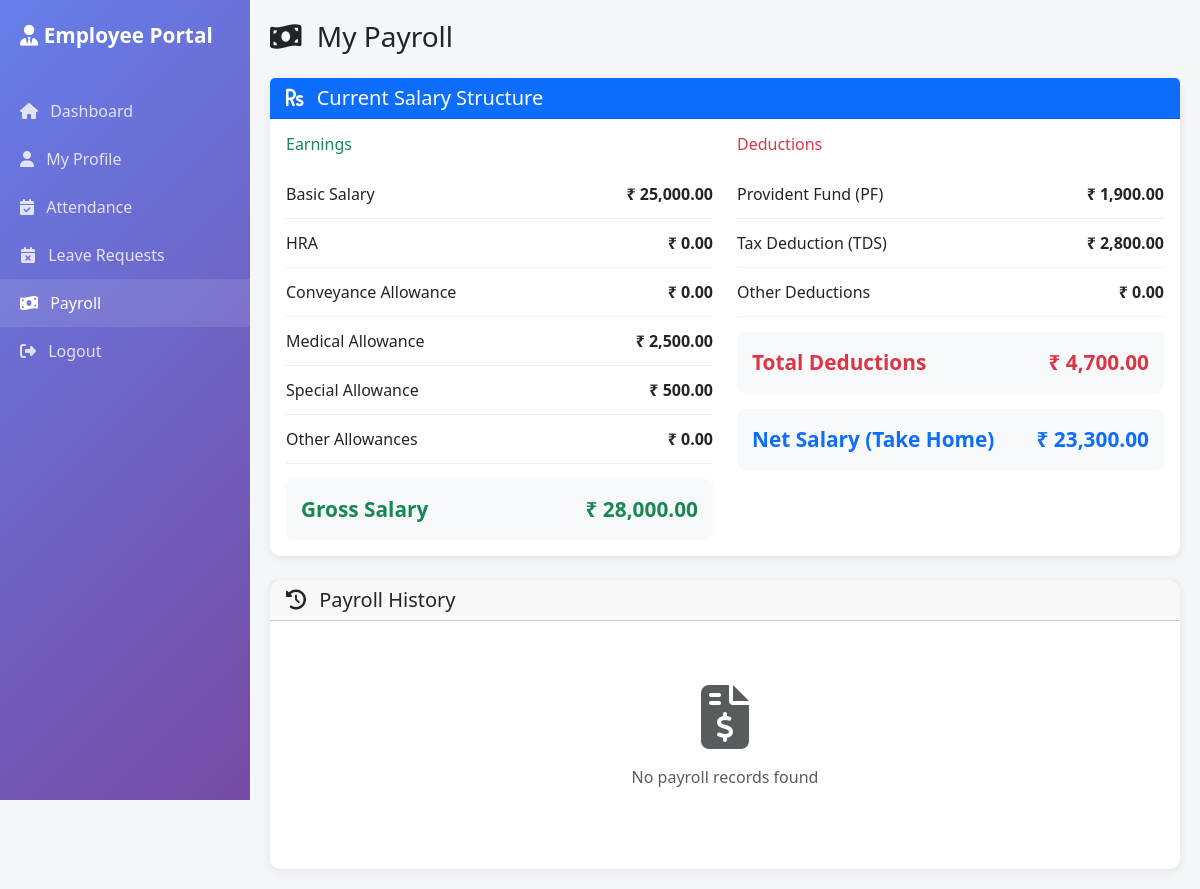
The app's page /employee/payroll.php (signed in) with its own data.
### tables this page shows
CREATE TABLE `salary_structure` (
  `id` int(11) NOT NULL,
  `employee_id` int(11) NOT NULL,
  `basic_salary` decimal(10,2) NOT NULL DEFAULT 0.00,
  `hra` decimal(10,2) DEFAULT 0.00,
  `conveyance_allowance` decimal(10,2) DEFAULT 0.00,
  `medical_allowance` decimal(10,2) DEFAULT 0.00,
  `special_allowance` decimal(10,2) DEFAULT 0.00,
  `other_allowances` decimal(10,2) DEFAULT 0.00,
  `pf_deduction` decimal(10,2) DEFAULT 0.00,
  `tax_deduction` decimal(10,2) DEFAULT 0.00,
  `other_deductions` decimal(10,2) DEFAULT 0.00,
  `gross_salary` decimal(10,2) GENERATED ALWAYS AS (`basic_salary` + `hra` + `conveyance_allowance` + `medical_allowance` + `special_allowance` + `other_allowances`) STORED,
  `total_deductions` decimal(10,2) GENERATED ALWAYS AS (`pf_deduction` + `tax_deduction` + `other_deductions`) STORED,
  `net_salary` decimal(10,2) GENERATED ALWAYS AS (`basic_salary` + `hra` + `conveyance_allowance` + `medical_allowance` + `special_allowance` + `other_allowances` - `pf_deduction` - `tax_deduction` - `other_deductions`) STORED,
  `effective_from` date NOT NULL,
  `created_at` timestamp NOT NULL DEFAULT current_timestamp(),
  `updated_at` timestamp NOT NULL DEFAULT current_timestamp() ON UPDATE current_timestamp()
);

### config/db.php (called while the page is built, shortened)
<?php
function formatCurrency($amount) {
    return '₹ ' . number_format((float)$amount, 2);
}
?>

### employee/payroll.php (the view, shortened to what this page needs)
<?php
require_once '../config/db.php';
$db = getDB();
$employeeId = getCurrentEmployeeId();
try {
    $stmt = $db->prepare("
        SELECT * FROM payroll
        WHERE employee_id = ?
        ORDER BY pay_period_year DESC, pay_period_month DESC
    ");
    $stmt->execute([$employeeId]);
    $payrollRecords = $stmt->fetchAll();
    $stmt = $db->prepare("
        SELECT * FROM salary_structure WHERE employee_id = ?
    ");
    $stmt->execute([$employeeId]);
    $salaryStructure = $stmt->fetch();
} catch(PDOException $e) {
    error_log($e->getMessage());
    $payrollRecords = [];
    $salaryStructure = null;
}
?>
<!DOCTYPE html>
<html lang="en">
<head>
    <link href="https://cdn.jsdelivr.net/npm/bootstrap@5.3.0/dist/css/bootstrap.min.css" rel="stylesheet">
    <link rel="stylesheet" href="https://cdnjs.cloudflare.com/ajax/libs/font-awesome/6.4.0/css/all.min.css">
</head>
<body>
    <div class="sidebar">
        <div class="logo"><i class="fas fa-user-tie"></i> Employee Portal</div>
        <nav class="nav flex-column mt-3">
            <a class="nav-link" href="dashboard.php"><i class="fas fa-home me-2"></i> Dashboard</a>
            <a class="nav-link" href="profile.php"><i class="fas fa-user me-2"></i> My Profile</a>
            <a class="nav-link" href="attendance.php"><i class="fas fa-calendar-check me-2"></i> Attendance</a>
            <a class="nav-link" href="leave.php"><i class="fas fa-calendar-times me-2"></i> Leave Requests</a>
            <a class="nav-link active" href="payroll.php"><i class="fas fa-money-bill-wave me-2"></i> Payroll</a>
            <a class="nav-link" href="../auth/logout.php"><i class="fas fa-sign-out-alt me-2"></i> Logout</a>
        </nav>
    </div>
    <div class="main-content">
        <h3 class="mb-4"><i class="fas fa-money-bill-wave me-2"></i> My Payroll</h3>
        <?php if ($salaryStructure): ?>
        <div class="row mb-4">
            <div class="col-md-12">
                <div class="card">
                    <div class="card-header bg-primary text-white">
                        <h5 class="mb-0"><i class="fas fa-rupee-sign me-2"></i> Current Salary Structure</h5>
                    </div>
                    <div class="card-body">
                        <div class="row">
                            <div class="col-md-6">
                                <h6 class="text-success mb-3">Earnings</h6>
                                <div class="breakdown-item">
                                    <span>Basic Salary</span>
                                    <strong><?php echo formatCurrency($salaryStructure['basic_salary']); ?></strong>
                                </div>
                                <div class="breakdown-item">
                                    <span>HRA</span>
                                    <strong><?php echo formatCurrency($salaryStructure['hra']); ?></strong>
                                </div>
                                <div class="breakdown-item">
                                    <span>Conveyance Allowance</span>
                                    <strong><?php echo formatCurrency($salaryStructure['conveyance_allowance']); ?></strong>
                                </div>
                                <div class="breakdown-item">
                                    <span>Medical Allowance</span>
                                    <strong><?php echo formatCurrency($salaryStructure['medical_allowance']); ?></strong>
                                </div>
                                <div class="breakdown-item">
                                    <span>Special Allowance</span>
                                    <strong><?php echo formatCurrency($salaryStructure['special_allowance']); ?></strong>
                                </div>
                                <div class="breakdown-item">
                                    <span>Other Allowances</span>
                                    <strong><?php echo formatCurrency($salaryStructure['other_allowances']); ?></strong>
                                </div>
                                <div class="breakdown-total text-success">
                                    <div class="d-flex justify-content-between">
                                        <span>Gross Salary</span>
                                        <strong><?php echo formatCurrency($salaryStructure['gross_salary']); ?></strong>
                                    </div>
                                </div>
                            </div>
                            <div class="col-md-6">
                                <h6 class="text-danger mb-3">Deductions</h6>
                                <div class="breakdown-item">
                                    <span>Provident Fund (PF)</span>
                                    <strong><?php echo formatCurrency($salaryStructure['pf_deduction']); ?></strong>
                                </div>
                                <div class="breakdown-item">
                                    <span>Tax Deduction (TDS)</span>
                                    <strong><?php echo formatCurrency($salaryStructure['tax_deduction']); ?></strong>
                                </div>
                                <div class="breakdown-item">
                                    <span>Other Deductions</span>
                                    <strong><?php echo formatCurrency($salaryStructure['other_deductions']); ?></strong>
                                </div>
                                <div class="breakdown-total text-danger">
                                    <div class="d-flex justify-content-between">
                                        <span>Total Deductions</span>
                                        <strong><?php echo formatCurrency($salaryStructure['total_deductions']); ?></strong>
                                    </div>
                                </div>
                                <div class="breakdown-total text-primary mt-3">
                                    <div class="d-flex justify-content-between">
                                        <span>Net Salary (Take Home)</span>
                                        <strong><?php echo formatCurrency($salaryStructure['net_salary']); ?></strong>
                                    </div>
                                </div>
                            </div>
                        </div>
                    </div>
                </div>
            </div>
        </div>
        <?php endif; ?>
        <div class="card">
            <div class="card-header">
                <h5 class="mb-0"><i class="fas fa-history me-2"></i> Payroll History</h5>
            </div>
            <div class="card-body">
                <?php if (empty($payrollRecords)): ?>
                    <div class="text-center py-5">
                        <i class="fas fa-file-invoice-dollar fa-4x text-muted mb-3"></i>
                        <p class="text-muted">No payroll records found</p>
                    </div>
                <?php endif; ?>
            </div>
        </div>
    </div>
</body>
</html>

### employee/payroll.php (style rules this page uses)
body { background: #f4f6f9; font-family: 'Segoe UI', Tahoma, Geneva, Verdana, sans-serif; }
.sidebar { min-height: 100vh; background: linear-gradient(135deg, #667eea 0%, #764ba2 100%); color: white; position: fixed; width: 250px; }
.sidebar .logo { padding: 20px; font-size: 1.3rem; font-weight: bold; }
.sidebar .nav-link { color: rgba(255,255,255,0.8); padding: 12px 20px; }
.sidebar .nav-link:hover, .sidebar .nav-link.active { background: rgba(255,255,255,0.1); color: white; }
.main-content { margin-left: 250px; padding: 20px; }
.card { border: none; border-radius: 10px; box-shadow: 0 2px 10px rgba(0,0,0,0.08); }
.breakdown-item { display: flex; justify-content: space-between; padding: 12px 0; border-bottom: 1px solid #f0f0f0; }
.breakdown-total { font-size: 1.3rem; font-weight: bold; padding: 15px; background: #f8f9fa; border-radius: 8px; margin-top: 15px; }

### records on screen
salary_structure: basic_salary "₹ 25,000.00", hra "₹ 0.00", conveyance_allowance "₹ 0.00", medical_allowance "₹ 2,500.00", special_allowance "₹ 500.00", other_allowances "₹ 0.00", gross_salary "₹ 28,000.00", pf_deduction "₹ 1,900.00", tax_deduction "₹ 2,800.00", other_deductions "₹ 0.00", total_deductions "₹ 4,700.00", net_salary "₹ 23,300.00"
